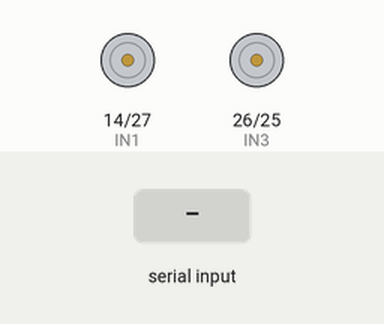
Recording of a sketch running on a simulated ESP32. Parts: motor-driver pin pairs drawn as motors (green arrow = first pin HIGH = forward, orange = second pin HIGH = backward, longer = more drive, scaled by the enable pin). The inputs (shaded band) are chosen by the test bench. WiFi joins after 1.5 s; servers stay silent unless stated; random numbers use the default seed unless the sketch sets one; nothing arrives over Bluetooth unless stated; what the sketch prints to the serial monitor is not drawn.

Above: at 2.7 s.
2.8 s: "F90\n" received over the second serial link
At 3.8 s:
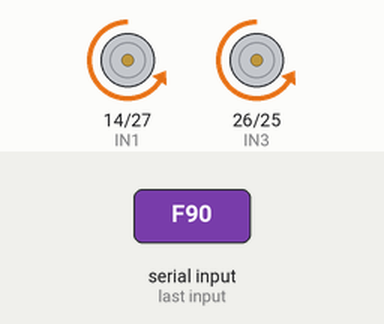
4.3 s: "B90\n" received over the second serial link
At 4.9 s:
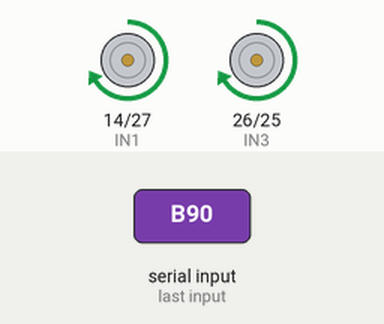
5.8 s: "L90\n" received over the second serial link
At 6.1 s:
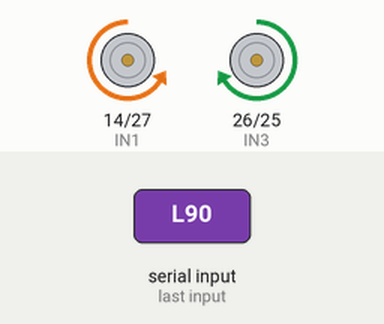
7.3 s: "R90\n" received over the second serial link
At 8.4 s:
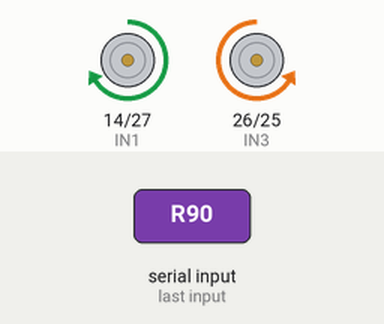
10.3 s: "F" received over the second serial link
At 10.6 s:
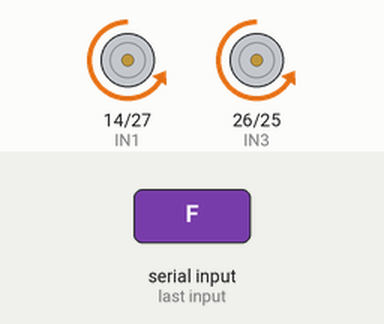
Timing chart, 0 to 12.8 s (numbered marks = the images above; inputs shaded):
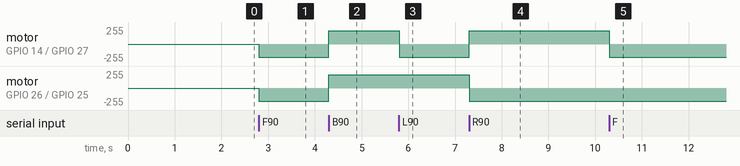

The sketch:

combine_code_blotooth_and_wifi_controll.ino
```cpp
// ===================================================
//  BLUETOOTH + WIFI + MOTOR CONTROL COMBINED VERSION
// ===================================================

#include <BluetoothSerial.h>
#include <WiFi.h>
#include <WebSocketsServer.h>
#include <ArduinoJson.h>

// ==========================
// Bluetooth
// ==========================
BluetoothSerial SerialBT;

// ==========================
// Motor Pins
// ==========================
#define IN1 14
#define IN2 27
#define IN3 26
#define IN4 25
#define ENA 12
#define ENB 33

#define CH_A 0
#define CH_B 1

int speedA = 200;
int speedB = 200;

// ==========================
// WiFi Credentials
// ==========================
const char* ssid = "iPhone";
const char* password = "cha1761@";

// WebSocket Server
WebSocketsServer webSocket(8080);

// ==========================
// WebSocket Event Handler
// ==========================
void onWsEvent(uint8_t num, WStype_t type, uint8_t *payload, size_t length) {
  if (type == WStype_CONNECTED) {
    Serial.println("WebSocket: Client connected");
  }
  else if (type == WStype_DISCONNECTED) {
    Serial.println("WebSocket: Client disconnected");
  }
}

// ==========================
// SETUP
// ==========================
void setup() {
  Serial.begin(115200);

  // ---------- MOTOR SETUP ----------
  pinMode(IN1, OUTPUT);
  pinMode(IN2, OUTPUT);
  pinMode(IN3, OUTPUT);
  pinMode(IN4, OUTPUT);

  ledcAttachPin(ENA, CH_A);
  ledcAttachPin(ENB, CH_B);

  ledcSetup(CH_A, 10000, 8);
  ledcSetup(CH_B, 10000, 8);

  // ---------- BLUETOOTH START ----------
  SerialBT.begin("ESP32_Motor");
  Serial.println("Bluetooth ready. Pair with ESP32_Motor");

  // ---------- WIFI START ----------
  Serial.println("Connecting to WiFi...");
  WiFi.mode(WIFI_STA);
  WiFi.begin(ssid, password);

  while (WiFi.status() != WL_CONNECTED) {
    Serial.print(".");
    delay(500);
  }

  Serial.println("\nWiFi connected!");
  Serial.print("IP: ");
  Serial.println(WiFi.localIP());

  // ---------- WEBSOCKET START ----------
  webSocket.begin();
  webSocket.onEvent(onWsEvent);
}

// ==========================
// LOOP
// ==========================
unsigned long lastSend = 0;

void loop() {
  webSocket.loop();  // update websocket service
  handleBluetooth(); // check for BT commands
  sendFakeDistances(); // send JSON every 1 sec
}

// ===================================================
//  BLUETOOTH CONTROL HANDLER
// ===================================================
void handleBluetooth() {
  // Read ALL incoming BT characters without blocking
  while (SerialBT.available()) {

    char c = SerialBT.read();  // get one byte

    Serial.print("BT char: ");
    Serial.println(c); // debug

    // -----------------------
    // SINGLE-CHAR COMMANDS
    // -----------------------
    if (c == 'F') {
      forward();
    }
    else if (c == 'B') {
      backward();
    }
    else if (c == 'L') {
      left();
    }
    else if (c == 'R') {
      right();
    }
    else if (c == 'S') {
      stopMotors();
    }

    // -----------------------
    // SPEED COMMAND: s180
    // -----------------------
    static String buffer = "";
    if (c == 's') {
      buffer = "s";
    }
    else if (buffer.startsWith("s")) {
      buffer += c;
      if (buffer.length() == 4) {  // s + 3 digits
        int val = buffer.substring(1).toInt();
        speedA = constrain(val, 0, 255);
        speedB = speedA;

        Serial.print("Speed Updated: ");
        Serial.println(speedA);

        buffer = "";  // clear
      }
    }

  } // end while
}


// ===================================================
//  SEND DISTANCE VIA WEBSOCKET
// ===================================================
void sendFakeDistances() {
  if (millis() - lastSend > 1000) {
    lastSend = millis();

    float d1 = random(30, 120);

    JsonDocument doc;
    doc["d1"] = d1;

    String json;
    serializeJson(doc, json);

    webSocket.broadcastTXT(json);
    Serial.println(json);
  }
}

// ===================================================
//  MOTOR CONTROL FUNCTIONS
// ===================================================

void forward() {
  digitalWrite(IN1, LOW);
  digitalWrite(IN2, HIGH);
  digitalWrite(IN3, LOW);
  digitalWrite(IN4, HIGH);
  ledcWrite(CH_A, speedA);
  ledcWrite(CH_B, speedB);
}

void backward() {
  digitalWrite(IN1, HIGH);
  digitalWrite(IN2, LOW);
  digitalWrite(IN3, HIGH);
  digitalWrite(IN4, LOW);
  ledcWrite(CH_A, speedA);
  ledcWrite(CH_B, speedB);
}

void left() {
  digitalWrite(IN1, LOW);
  digitalWrite(IN2, HIGH);
  digitalWrite(IN3, HIGH);
  digitalWrite(IN4, LOW);
  ledcWrite(CH_A, speedA);
  ledcWrite(CH_B, speedB);
}

void right() {
  digitalWrite(IN1, HIGH);
  digitalWrite(IN2, LOW);
  digitalWrite(IN3, LOW);
  digitalWrite(IN4, HIGH);
  ledcWrite(CH_A, speedA);
  ledcWrite(CH_B, speedB);
}

void stopMotors() {
  digitalWrite(IN1, LOW);
  digitalWrite(IN2, LOW);
  digitalWrite(IN3, LOW);
  digitalWrite(IN4, LOW);
  ledcWrite(CH_A, 0);
  ledcWrite(CH_B, 0);
}
```

Measured:
- after the input at 2.8 s, motor on GPIO 14 (IN1) / GPIO 27 (IN2), motor on GPIO 26 (IN3) / GPIO 25 (IN4): stopped → backward 199/255 at once
- after the input at 4.3 s, motor on GPIO 14 (IN1) / GPIO 27 (IN2), motor on GPIO 26 (IN3) / GPIO 25 (IN4): backward 199/255 → forward 199/255 at once
- after the input at 5.8 s, motor on GPIO 14 (IN1) / GPIO 27 (IN2): forward 199/255 → backward 199/255 at once
- after the input at 7.3 s, motor on GPIO 14 (IN1) / GPIO 27 (IN2): backward 199/255 → forward 199/255 at once; motor on GPIO 26 (IN3) / GPIO 25 (IN4): forward 199/255 → backward 199/255 at once
- after the input at 10.3 s, motor on GPIO 14 (IN1) / GPIO 27 (IN2): forward 199/255 → backward 199/255 at once
